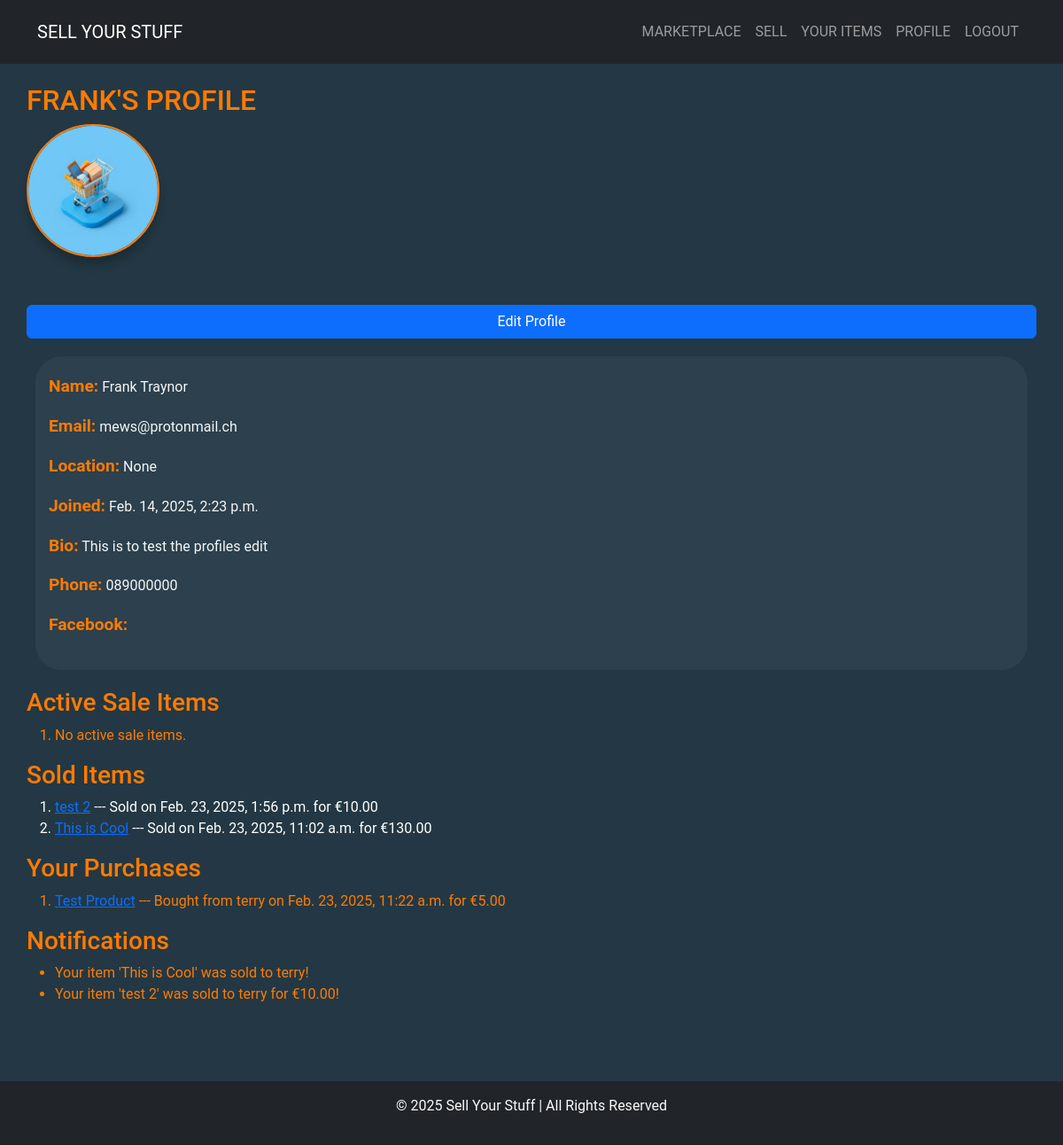
The app's page /profiles/profile/ (signed in) with its own data.
### profiles/models.py (models this page shows, shortened)
class UserProfile(models.Model):
    user = models.OneToOneField(User, on_delete=models.CASCADE, related_name="profile")
    profile_picture = models.ImageField(
        upload_to="profile_pics/",
        blank=True,
        null=True,
        default="profile_pics/default.jpg",
    )
    location = models.CharField(max_length=50, blank=True, null=True)
    bio = models.TextField(blank=True, null=True)
    phone_number = models.CharField(max_length=15, blank=True, null=True)
    address = models.TextField(blank=True, null=True)

class Purchase(models.Model):
    buyer = models.ForeignKey(User, on_delete=models.CASCADE, related_name="purchases")
    sale = models.ForeignKey(Sale, on_delete=models.CASCADE)
    purchased_at = models.DateTimeField(auto_now_add=True)

class Notification(models.Model):
    user = models.ForeignKey(
        User, on_delete=models.CASCADE, related_name="notifications"
    )
    message = models.TextField()
    is_read = models.BooleanField(default=False)
    created_at = models.DateTimeField(auto_now_add=True)

### sales/models.py (models this page shows, shortened)
class Sale(models.Model):
    STATUS_CHOICES = [
        ("available", "Available"),
        ("sold", "Sold"),
    ]
    user = models.ForeignKey(User, on_delete=models.CASCADE)  # Seller
    title = models.CharField(max_length=200)
    description = models.TextField()
    price = models.DecimalField(max_digits=10, decimal_places=2)
    image = models.ImageField(
        upload_to="product_images/", blank=True, null=True
    )  # main image of the product
    image_1 = models.ImageField(upload_to="product_images/", blank=True, null=True)
    image_2 = models.ImageField(upload_to="product_images/", blank=True, null=True)
    image_3 = models.ImageField(upload_to="product_images/", blank=True, null=True)
    video = models.FileField(
        upload_to="product_videos/", blank=True, null=True
    )  # Video upload field
    status = models.CharField(
        max_length=10, choices=STATUS_CHOICES, default="available"
    )
    created_at = models.DateTimeField(auto_now_add=True)

### profiles/views.py (the view)
# urls.py: path("profile/", profile_view, name="profile"),
@login_required
def profile_view(request):
    profile = request.user.profile
    active_sales = Sale.objects.filter(user=request.user, status="available")
    sold_sales = Purchase.objects.filter(sale__user=request.user).select_related(
        "sale", "buyer"
    )
    purchases = Purchase.objects.filter(buyer=request.user).select_related("sale__user")
    notifications = Notification.objects.filter(user=request.user, is_read=False)
    if notifications.exists():
        notifications.update(is_read=True)
    all_notifications = Notification.objects.filter(user=request.user)
    return render(
        request,
        "profiles/profile.html",
        {
            "profile": profile,
            "active_sales": active_sales,  # Renamed from sales
            "sold_sales": sold_sales,  # Now includes purchase details
            "purchases": purchases,
            "notifications": notifications,
            "all_notifications": all_notifications,
        },
    )

### sell_ur_stuff_site/context_processors.py (called while the page is built)
def unread_notifications(request):
    if request.user.is_authenticated:
        unread_count = Notification.objects.filter(
            user=request.user, is_read=False
        ).count()
    else:
        unread_count = 0
    return {"unread_notifications": unread_count}

### profiles/templates/profiles/profile.html (shortened to what this page needs)
{% extends "base.html" %}
{% load static %}
{% block content %}
    <h2 class="profile-header">{{ user.username }}'s Profile</h2>
    {% if profile.profile_picture %}
        <img src="{{ profile.profile_picture.url }}"
             alt="Profile Picture"
             class="profile-picture"
             height=""
             width="">
    {% else %}
        <img src="/media/profile_pics/default.jpg"
             alt="Default Profile Picture"
             class="default-profile-picture"
             height=""
             width="">
    {% endif %}
    <br>
    {% if user == request.user %}
        <a href="{% url 'profile_edit' %}" class="btn btn-primary">Edit Profile</a>
    {% endif %}
    <div class="user_info">
        <p>
            <strong>Name:</strong> {{ user.first_name }} {{ user.last_name }}
        </p>
        <p>
            <strong>Email:</strong> {{ user.email }}
        </p>
        <p>
            <strong>Location:</strong> {{ profile.location }}
        </p>
        <p>
            <strong>Joined:</strong> {{ user.date_joined }}
        </p>
        <p>
            <strong>Bio:</strong> {{ profile.bio }}
        </p>
        <p>
            <strong>Phone:</strong> {{ profile.phone_number }}
        </p>
        <p>
            <strong>Facebook:</strong> {{ profile.facebook }}
        </p>
    </div>
    <h3>Active Sale Items</h3>
    <ol>
        {% for sale in active_sales %}
            <li class="text-white">
                <a href="{% url 'sale_detail' sale.id %}">{{ sale.title }}</a> --- Listed on {{ sale.created_at }}
            </li>
        {% empty %}
            <li>No active sale items.</li>
        {% endfor %}
    </ol>
    <h3>Sold Items</h3>
    <ol>
        {% for purchase in sold_sales %}
            <li class="text-white">
                <a href="{% url 'sale_detail' purchase.sale.id %}">{{ purchase.sale.title }}</a> --- Sold on {{ purchase.purchased_at }} for €{{ purchase.sale.price }}
            </li>
        {% empty %}
            <li>No items sold yet.</li>
        {% endfor %}
    </ol>
    <h3>Your Purchases</h3>
    <ol>
        {% for purchase in purchases %}
            <li>
                <a href="{% url 'sale_detail' purchase.sale.id %}">{{ purchase.sale.title }}</a> --- Bought from {{ purchase.sale.user.username }} on {{ purchase.purchased_at }} for €{{ purchase.sale.price }}
            </li>
        {% empty %}
            <li>No purchases yet.</li>
        {% endfor %}
    </ol>
    <h3>Notifications</h3>
<ul>
    {% for notification in all_notifications %}
        <li>
            {{ notification.message }}
        </li>
    {% empty %}
        <li>No notifications yet.</li>
    {% endfor %}
</ul>
{% endblock content %}

### static/css/styles.css (style rules this page uses)
:root { --main-bg-color: #233844; --secondary-bg-color: #3e4f5e5c; --main-font-color: #ff7b00; }
* { margin: 0; padding: 0; box-sizing: border-box; }
body { font-family: 'Roboto', sans-serif; background-color: var(--main-bg-color); color: var(--main-font-color); }
.profile-header { text-transform: uppercase; }
.default-profile-picture, .profile-picture { width: 150px; height: 150px; border-radius: 50%; box-shadow: 0 10px 10px rgba(0, 0, 0, 0.2); margin-bottom: 30px; border: 2px solid var(--main-font-color); }
.user_info { color: whitesmoke; background-color: var(--secondary-bg-color); padding: 20px 15px; margin: 20px 10px; border-radius: 30px; }
.user_info strong { font-size: 1.2rem; color: var(--main-font-color); }

### records on screen
UserProfile: location "None", bio "This is to test the profiles edit", phone_number "089000000"
Purchase: sale "test 2", purchased_at "Feb. 23, 2025, 1:56 p.m.", sale.price "10.00"
Purchase: sale "This is Cool", purchased_at "Feb. 23, 2025, 11:02 a.m.", sale.price "130.00"
Purchase: sale "Test Product", sale.user.username "terry", purchased_at "Feb. 23, 2025, 11:22 a.m.", sale.price "5.00"
Notification: message "Your item 'This is Cool' was sold to terry!"
Notification: message "Your item 'test 2' was sold to terry for €10.00!"

### other values on screen
{{ user.username }} "FRANK"
{{ user.first_name }} "Frank"
{{ user.last_name }} "Traynor"
{{ user.email }} "mews@protonmail.ch"
{{ user.date_joined }} "Feb. 14, 2025, 2:23 p.m."
